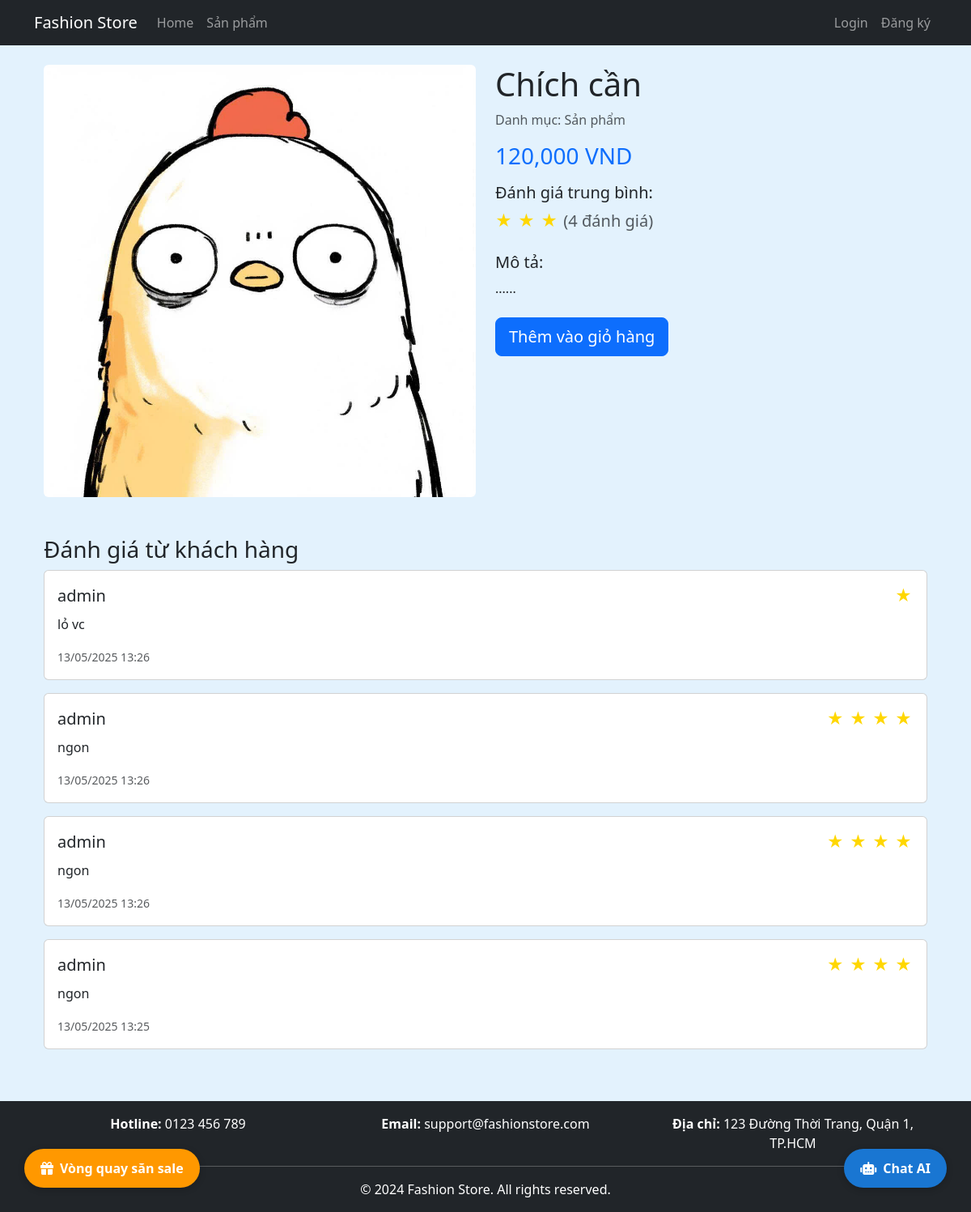
Screenshot of /product/1/san-pham/ with the database file from the repository.
### store/models.py (models this page shows, shortened)
class Category(models.Model):
    name = models.CharField(max_length=100)
    slug = models.SlugField(unique=True)
    class Meta:
        verbose_name_plural = 'Categories'

class Product(models.Model):
    category = models.ForeignKey(Category, on_delete=models.CASCADE, related_name='products')
    name = models.CharField(max_length=200)
    slug = models.SlugField(unique=True)
    description = models.TextField()
    price = models.DecimalField(max_digits=10, decimal_places=2)
    discount_price = models.DecimalField(max_digits=10, decimal_places=2, null=True, blank=True)
    image = models.ImageField(upload_to='products/')
    stock = models.IntegerField()
    available = models.BooleanField(default=True)
    created = models.DateTimeField(auto_now_add=True)
    updated = models.DateTimeField(auto_now=True)
    class Meta:
        ordering = ('-created',)
    def average_rating(self):
        reviews = self.reviews.all()
        if reviews:
            return sum(review.rating for review in reviews) / len(reviews)
        return 0

class Review(models.Model):
    product = models.ForeignKey(Product, on_delete=models.CASCADE, related_name='reviews')
    user = models.ForeignKey(User, on_delete=models.CASCADE)
    rating = models.IntegerField(validators=[MinValueValidator(1), MaxValueValidator(5)])
    comment = models.TextField()
    created = models.DateTimeField(auto_now_add=True)
    class Meta:
        ordering = ('-created',)

### store/views.py (the view)
# urls.py: path('product/<int:id>/<slug:slug>/', views.product_detail, name='product_detail'),
def product_detail(request, id, slug):
    product = get_object_or_404(Product, id=id, slug=slug, available=True)
    reviews = product.reviews.all()
    context = {
        'product': product,
        'reviews': reviews,
    }
    context.update(get_discount_context(request))
    return render(request, 'store/product/detail.html', context)

### store/context_processors.py (called while the page is built)
def categories(request):
    return {'categories': Category.objects.all()}

def discount_info(request):
    discount_code = request.session.get('discount_code')
    valid_codes = {
        'SALE10': 10,
        'SALE20': 20,
        'SALE30': 30,
        'SALE50': 50,
    }
    discount_percent = valid_codes.get(discount_code, 0) if discount_code else 0
    return {'discount_code': discount_code, 'discount_percent': discount_percent}

### store/templatetags/store_extras.py (called while the page is built)
@register.filter
def currency(value):
    try:
        return f"{int(value):,} VND".replace(",", ",")
    except (ValueError, TypeError):
        return value

### store/views.py (called while the page is built)
def get_discount_context(request):
    discount_code = request.session.get('discount_code')
    valid_codes = {
        'SALE10': 10,
        'SALE20': 20,
        'SALE30': 30,
        'SALE50': 50,
    }
    discount_percent = valid_codes.get(discount_code, 0) if discount_code else 0
    return {'discount_code': discount_code, 'discount_percent': discount_percent}

### store/templates/store/product/detail.html (shortened to what this page needs)
{% extends "store/base.html" %}
{% load static %}
{% load store_extras %}
{% block content %}
    <div class="container mt-4">
        <div class="row">
            <div class="col-md-6">
                <img src="{{ product.image.url }}" alt="{{ product.name }}" class="img-fluid rounded">
            </div>
            <div class="col-md-6">
                <h1>{{ product.name }}</h1>
                <p class="text-muted">Danh mục: {{ product.category.name }}</p>
                <div class="mb-3">
                    {% if product.discount_price %}
                        <h3 class="text-muted text-decoration-line-through d-inline me-2">{{ product.price|currency }}</h3>
                        <h3 class="text-danger d-inline fw-bold">{{ product.discount_price|currency }}</h3>
                    {% else %}
                        <h3 class="text-primary">{{ product.price|currency }}</h3>
                    {% endif %}
                </div>
                <div class="mb-4">
                    <h5>Đánh giá trung bình:</h5>
                    <div class="rating-display">
                        {% with ''|center:product.average_rating as range %}
                            {% for _ in range %}
                                <span class="star">★</span>
                            {% endfor %}
                        {% endwith %}
                        <span class="text-muted">({{ product.reviews.count }} đánh giá)</span>
                    </div>
                </div>
                <div class="mb-4">
                    <h5>Mô tả:</h5>
                    <p>{{ product.description }}</p>
                </div>
                <form method="post" action="{% url 'store:add_to_cart' product.id %}">
                    <button type="submit" class="btn btn-primary btn-lg">Thêm vào giỏ hàng</button>
                </form>
            </div>
        </div>
        <div class="row mt-5">
            <div class="col-12">
                <h3>Đánh giá từ khách hàng</h3>
                {% if reviews %}
                    {% for review in reviews %}
                        <div class="card mb-3">
                            <div class="card-body">
                                <div class="d-flex justify-content-between align-items-center mb-2">
                                    <h5 class="card-title mb-0">{{ review.user.username }}</h5>
                                    <div class="rating-display">
                                        {% with ''|center:review.rating as range %}
                                            {% for _ in range %}
                                                <span class="star">★</span>
                                            {% endfor %}
                                        {% endwith %}
                                    </div>
                                </div>
                                <p class="card-text">{{ review.comment }}</p>
                                <small class="text-muted">{{ review.created|date:"d/m/Y H:i" }}</small>
                            </div>
                        </div>
                    {% endfor %}
                {% else %}
                    <p class="text-muted">Chưa có đánh giá nào cho sản phẩm này.</p>
                {% endif %}
            </div>
        </div>
    </div>
{% endblock %}

### store/templates/store/base.html (shortened to what this page needs)
<!DOCTYPE html>
<html lang="en">
<head>
    <link href="https://cdn.jsdelivr.net/npm/bootstrap@5.3.0/dist/css/bootstrap.min.css" rel="stylesheet">
    <link rel="stylesheet" href="https://cdnjs.cloudflare.com/ajax/libs/font-awesome/6.0.0/css/all.min.css">
</head>
<body class="{% block body_class %}{% endblock %}">
    <nav class="navbar navbar-expand-lg navbar-dark bg-dark">
        <div class="container">
            <a class="navbar-brand" href="{% url 'store:product_list' %}">Fashion Store</a>
            <div class="collapse navbar-collapse" id="navbarNav">
                <ul class="navbar-nav me-auto">
                    <li class="nav-item">
                        <a class="nav-link" href="{% url 'store:product_list' %}">Home</a>
                    </li>
                    {% for c in categories %}
                    <li class="nav-item">
                        <a class="nav-link" href="{% url 'store:product_list_by_category' c.slug %}">{{ c.name }}</a>
                    </li>
                    {% endfor %}
                </ul>
                <ul class="navbar-nav">
                    {% if user.is_authenticated %}
                    <li class="nav-item">
                        <a class="nav-link" href="{% url 'store:cart_detail' %}">
                            <i class="fas fa-shopping-cart"></i> Cart
                        </a>
                    </li>
                    <li class="nav-item">
                        <a class="nav-link" href="{% url 'store:order_history' %}">Theo dõi đơn hàng</a>
                    </li>
                    <li class="nav-item">
                        <a class="nav-link" href="{% url 'accounts:logout' %}">Logout</a>
                    </li>
                    {% else %}
                    <li class="nav-item">
                        <a class="nav-link" href="{% url 'accounts:login' %}">Login</a>
                    </li>
                    <li class="nav-item">
                        <a class="nav-link" href="{% url 'accounts:register' %}">Đăng ký</a>
                    </li>
                    {% endif %}
                </ul>
            </div>
        </div>
    </nav>
    <div class="container mt-4">
        {% block content %}
        {% endblock %}
    </div>
    <footer class="bg-dark text-white mt-5 py-3">
        <div class="container text-center">
            <div class="row">
                <div class="col-md-4 mb-2 mb-md-0">
                    <strong>Hotline:</strong> 0123 456 789
                </div>
                <div class="col-md-4 mb-2 mb-md-0">
                    <strong>Email:</strong> support@fashionstore.com
                </div>
                <div class="col-md-4">
                    <strong>Địa chỉ:</strong> 123 Đường Thời Trang, Quận 1, TP.HCM
                </div>
            </div>
            <hr class="bg-secondary my-3">
            <p class="mb-0">&copy; 2024 Fashion Store. All rights reserved.</p>
        </div>
    </footer>
    <a href="{% url 'store:spin_wheel' %}" class="spin-sale-btn" title="Vòng quay săn sale">
        <i class="fas fa-gift"></i> Vòng quay săn sale
    </a>
    <div id="ai-chat-btn" class="ai-chat-btn">
        <i class="fas fa-robot"></i> Chat AI
    </div>
</body>
</html>

### store/templates/store/base.html (style rules this page uses)
body { background: #e3f2fd !important; }
.spin-sale-btn { position: fixed; left: 30px; bottom: 30px; z-index: 9999; background: #ff9800; color: #fff; padding: 12px 20px; border-radius: 30px; font-weight: bold; box-shadow: 0 2px 8px rgba(0,0,0,0.2); text-decoration: none; transition: background 0.2s; display: flex; align-items: center; gap: 8px; }
.ai-chat-btn { position: fixed; right: 30px; bottom: 30px; z-index: 9999; background: #1976d2; color: #fff; padding: 12px 20px; border-radius: 30px; font-weight: bold; box-shadow: 0 2px 8px rgba(0,0,0,0.2); text-decoration: none; transition: background 0.2s; display: flex; align-items: center; gap: 8px; cursor: pointer; }

### store/templates/store/product/detail.html (style rules this page uses)
.rating-display { color: #ffd700; font-size: 20px; }
.rating-display .star { margin-right: 2px; }

### rows the page displays
Category: name "Sản phẩm"
Product: image (picture), name "Chích cần", category.name "Sản phẩm", price "120,000 VND", reviews.count "4", description "......"
Review: user.username "admin", rating 1 (drawn), comment "lỏ vc", created "13/05/2025 13:26"
Review: user.username "admin", rating 4 (drawn), comment "ngon", created "13/05/2025 13:26"
Review: user.username "admin", rating 4 (drawn), comment "ngon", created "13/05/2025 13:26"
Review: user.username "admin", rating 4 (drawn), comment "ngon", created "13/05/2025 13:25"
